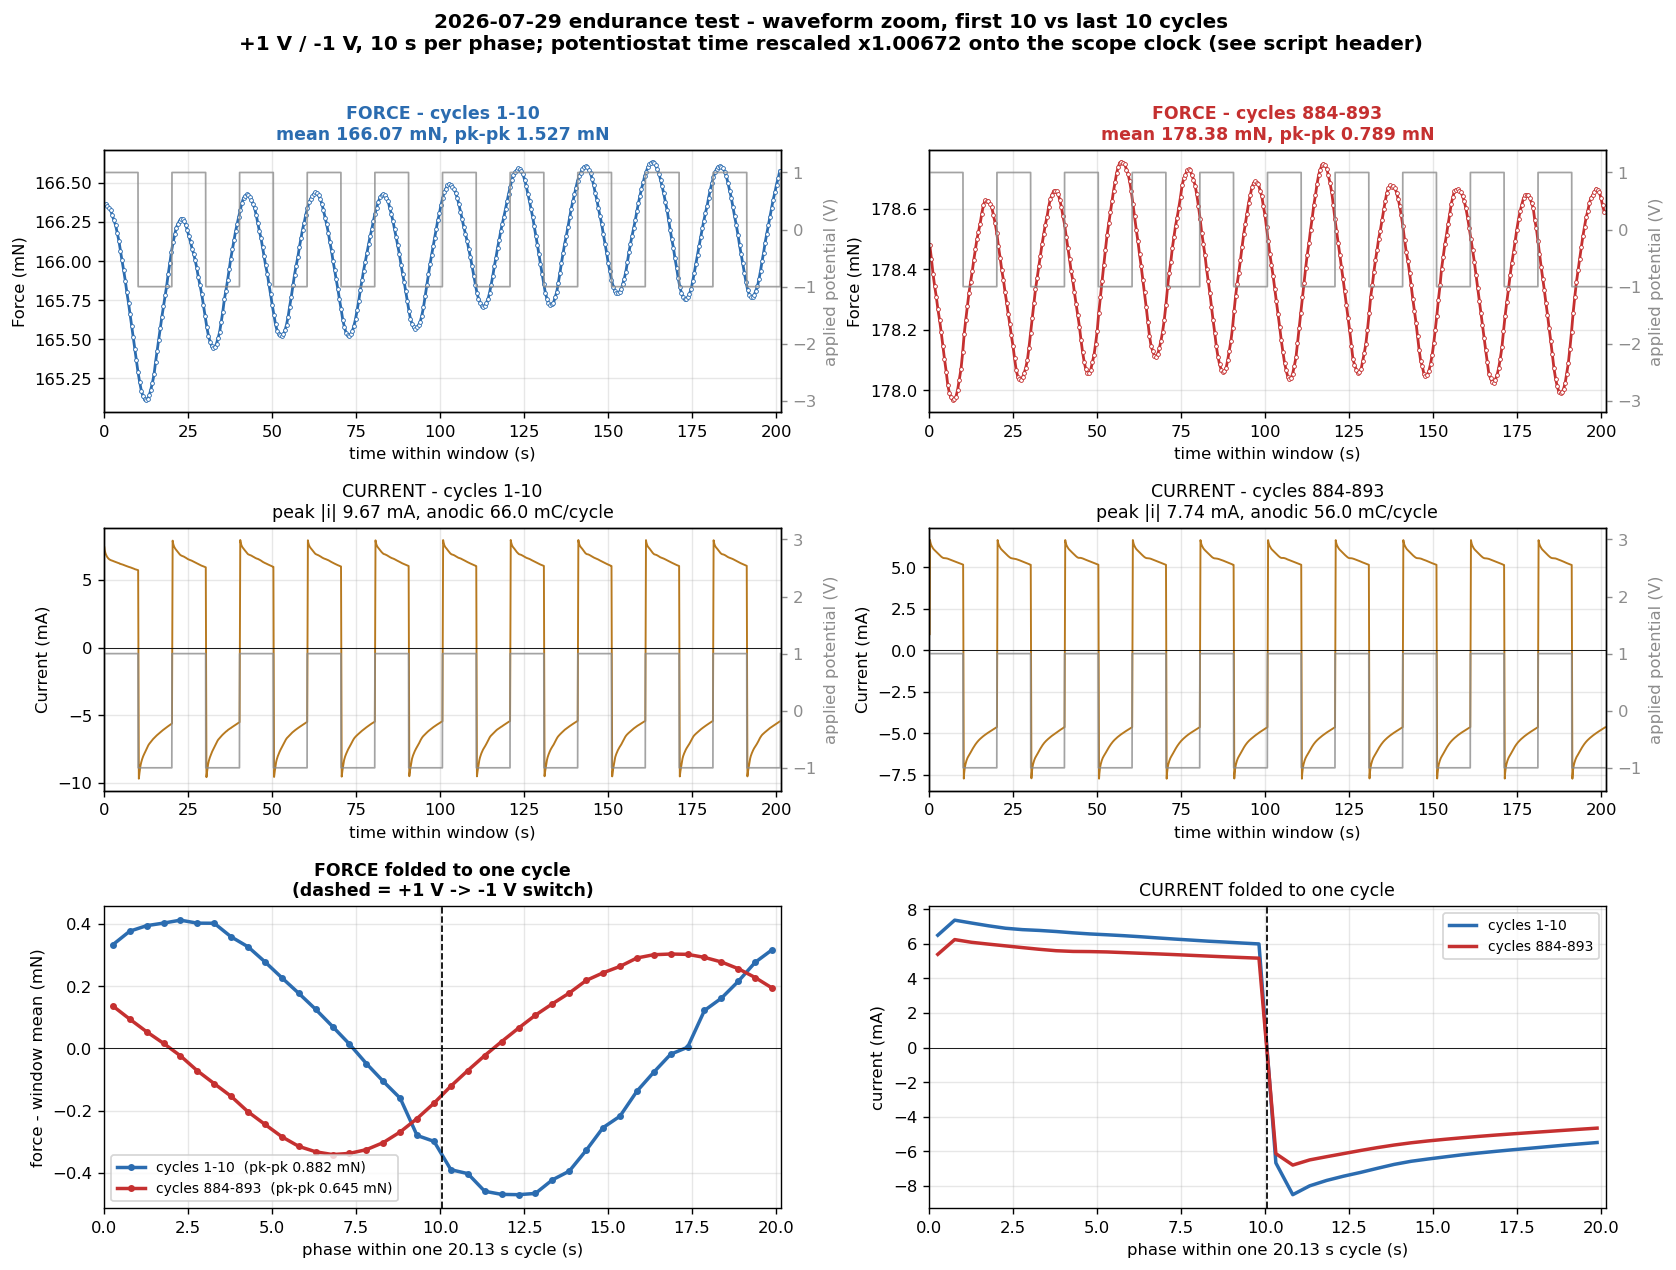

Write the Python code that produced this figure.
"""
Waveform zoom for the 2026-07-29 endurance test: the FIRST 10 and LAST 10 cycles, showing
force, measured current, and applied potential.

TIMEBASE ASSUMPTION (stated because it is load-bearing for the potential overlay):
the scope's elapsed_s comes from the host OS clock, while the potentiostat's step timing
comes from its own firmware timer, and the two disagree by 0.672% (force ripple period
20.1345 s on the scope clock vs 10.000 s steps on the potentiostat clock). We take the
scope/OS clock as the reference, so the potentiostat time axis is rescaled by
PERIOD_SCOPE / PERIOD_POT = 1.00672 and the true drive period is 20.1345 s. Without this,
the two records slip 121 s (~6 cycles) apart by the end of the 5 h run and the last-10-cycle
panel would show a meaningless force-to-drive phase.

The applied potential is NOT logged (the export is MultiStep Amperometry, i vs t only), so
it is reconstructed as a +-1 V square wave with 10 s half-periods - verified against the
current's step transients, which land every 10.000 s of potentiostat time.

A residual ~165 deg of slow phase drift remains after the rescaling and may be real; treat
small phase differences between the two windows with caution.
"""

import numpy as np
import pandas as pd
import matplotlib.pyplot as plt
from io import StringIO

SCOPE = "1Vto-1V_FORCE_10sec_each_phase_scope_log_20260729_182740.csv"
POT = "potentiostat/07-29-26_FORCE_10sec_1Vto-1V_overtime_test-3.csv"

GAIN_MN_PER_V, NO_LOAD_V = 56.7, 1.25
PERIOD_POT = 20.0
N_WIN = 10                      # cycles per zoom window
N_CYCLES = 893                  # from endurance_20260729_analysis.py

C_FIRST, C_LAST, C_CUR, C_POT = "#2b6cb0", "#c53030", "#b7791f", "0.55"


def load_scope():
    d = pd.read_csv(SCOPE).rename(columns={"elapsed_s": "t"})
    d["force_mN"] = (d["ch2_MEAN_V"] - NO_LOAD_V) * GAIN_MN_PER_V
    return d[d["t"] <= 18000.0].reset_index(drop=True)


def load_pot():
    p = pd.read_csv(StringIO(open(POT, "rb").read().decode("utf-16")), skiprows=5)
    p.columns = ["t", "i_uA"]
    return p.apply(pd.to_numeric, errors="coerce").dropna().reset_index(drop=True)


def refine_period(t, y, lo=19.7, hi=20.3, n=6001):
    ac = y - pd.Series(y).rolling(101, center=True, min_periods=1).mean().values
    best = (np.nan, np.inf)
    for P in np.linspace(lo, hi, n):
        w = 2 * np.pi / P
        X = np.c_[np.cos(w * t), np.sin(w * t)]
        r = ac - X @ np.linalg.lstsq(X, ac, rcond=None)[0]
        ss = float(r @ r)
        if ss < best[1]:
            best = (P, ss)
    return best[0]


def applied_potential(t, period):
    """+1 V for the first half of each period, -1 V for the second."""
    return np.where((np.asarray(t, float) % period) < period / 2, 1.0, -1.0)


d = load_scope()
p = load_pot()
PERIOD = refine_period(d["t"].values, d["force_mN"].values)
SCALE = PERIOD / PERIOD_POT
p["t_corr"] = p["t"] * SCALE                      # potentiostat time on the scope clock

print(f"drive period (scope clock) {PERIOD:.4f} s; potentiostat time rescaled by {SCALE:.5f}")

WINDOWS = [
    ("first", 0, C_FIRST, f"cycles 1-{N_WIN}"),
    ("last", N_CYCLES - N_WIN, C_LAST, f"cycles {N_CYCLES-N_WIN+1}-{N_CYCLES}"),
]

plt.rcParams.update({"figure.dpi": 125, "font.size": 9.5})
fig = plt.figure(figsize=(15.5, 11))
gs = fig.add_gridspec(3, 2, height_ratios=[1, 1, 1.15], hspace=0.42, wspace=0.22)

folded = {}
for col, (tag, k0, colr, lab) in enumerate(WINDOWS):
    t0, t1 = k0 * PERIOD, (k0 + N_WIN) * PERIOD

    # ---------------- row 0: force ----------------------------------------
    m = (d["t"] >= t0) & (d["t"] < t1)
    tt = d["t"].values[m] - t0
    ff = d["force_mN"].values[m]
    ax = fig.add_subplot(gs[0, col])
    ax.plot(tt, ff, lw=1.6, color=colr, marker="o", ms=2.2, mfc="w", mew=0.5)
    ax.set(xlabel="time within window (s)", ylabel="Force (mN)", xlim=(0, t1 - t0))
    ax.grid(alpha=0.3)
    ax.set_title(f"FORCE - {lab}\nmean {ff.mean():.2f} mN, "
                 f"pk-pk {ff.max()-ff.min():.3f} mN", fontsize=10, fontweight="bold",
                 color=colr)
    axp = ax.twinx()
    tg = np.linspace(0, t1 - t0, 4000)
    axp.plot(tg, applied_potential(tg + t0, PERIOD), color=C_POT, lw=1.0, alpha=0.8)
    axp.set_ylabel("applied potential (V)", color=C_POT)
    axp.tick_params(axis="y", colors=C_POT)
    axp.set_ylim(-3.2, 1.4)

    # ---------------- row 1: current --------------------------------------
    mp = (p["t_corr"] >= t0) & (p["t_corr"] < t1)
    tc = p["t_corr"].values[mp] - t0
    ic = p["i_uA"].values[mp] / 1000.0
    axi = fig.add_subplot(gs[1, col])
    axi.plot(tc, ic, lw=1.1, color=C_CUR)
    axi.axhline(0, color="k", lw=0.5)
    axi.set(xlabel="time within window (s)", ylabel="Current (mA)", xlim=(0, t1 - t0))
    axi.grid(alpha=0.3)
    axi.set_title(f"CURRENT - {lab}\npeak |i| {np.abs(ic).max():.2f} mA, "
                  f"anodic {np.trapezoid(np.clip(ic,0,None),tc)/N_WIN:.1f} mC/cycle",
                  fontsize=10)
    axp2 = axi.twinx()
    axp2.plot(tg, applied_potential(tg + t0, PERIOD), color=C_POT, lw=1.0, alpha=0.8)
    axp2.set_ylabel("applied potential (V)", color=C_POT)
    axp2.tick_params(axis="y", colors=C_POT)
    axp2.set_ylim(-1.4, 3.2)

    # keep phase-folded means for row 2
    folded[tag] = dict(
        colour=colr, label=lab,
        f_ph=(d["t"].values[m] % PERIOD), f_y=ff - ff.mean(),
        i_ph=(p["t_corr"].values[mp] % PERIOD), i_y=ic)

# ---------------- row 2: phase-folded overlay -----------------------------
def fold_mean(ph, y, nb=40):
    bins = np.linspace(0, PERIOD, nb + 1)
    idx = np.digitize(ph, bins) - 1
    ctr = 0.5 * (bins[:-1] + bins[1:])
    mu = np.array([y[idx == i].mean() if (idx == i).any() else np.nan for i in range(nb)])
    return ctr, mu


axf = fig.add_subplot(gs[2, 0])
for tag in ("first", "last"):
    g = folded[tag]
    ctr, mu = fold_mean(g["f_ph"], g["f_y"])
    axf.plot(ctr, mu, lw=2.0, marker="o", ms=3, color=g["colour"],
             label=f"{g['label']}  (pk-pk {np.nanmax(mu)-np.nanmin(mu):.3f} mN)")
axf.axvline(PERIOD / 2, color="k", ls="--", lw=1.0)
axf.axhline(0, color="k", lw=0.5)
axf.set(xlabel=f"phase within one {PERIOD:.2f} s cycle (s)",
        ylabel="force - window mean (mN)", xlim=(0, PERIOD))
axf.grid(alpha=0.3)
axf.legend(fontsize=8)
axf.set_title("FORCE folded to one cycle\n(dashed = +1 V -> -1 V switch)", fontsize=10,
              fontweight="bold")

axc = fig.add_subplot(gs[2, 1])
for tag in ("first", "last"):
    g = folded[tag]
    ctr, mu = fold_mean(g["i_ph"], g["i_y"])
    axc.plot(ctr, mu, lw=2.0, color=g["colour"], label=g["label"])
axc.axvline(PERIOD / 2, color="k", ls="--", lw=1.0)
axc.axhline(0, color="k", lw=0.5)
axc.set(xlabel=f"phase within one {PERIOD:.2f} s cycle (s)", ylabel="current (mA)",
        xlim=(0, PERIOD))
axc.grid(alpha=0.3)
axc.legend(fontsize=8)
axc.set_title("CURRENT folded to one cycle", fontsize=10)

fig.suptitle("2026-07-29 endurance test - waveform zoom, first 10 vs last 10 cycles\n"
             f"+1 V / -1 V, 10 s per phase; potentiostat time rescaled x{SCALE:.5f} onto "
             "the scope clock (see script header)", fontweight="bold", fontsize=11.5)
fig.savefig("endurance_20260729_waveform_zoom.png", bbox_inches="tight", dpi=125)
print("saved endurance_20260729_waveform_zoom.png")

for tag in ("first", "last"):
    g = folded[tag]
    _, mf = fold_mean(g["f_ph"], g["f_y"])
    _, mi = fold_mean(g["i_ph"], g["i_y"])
    print(f"{g['label']:22s} force pk-pk {np.nanmax(mf)-np.nanmin(mf):.4f} mN, "
          f"force min at phase {np.nanargmin(mf)*PERIOD/40:.1f} s, "
          f"current pk-pk {np.nanmax(mi)-np.nanmin(mi):.3f} mA")
